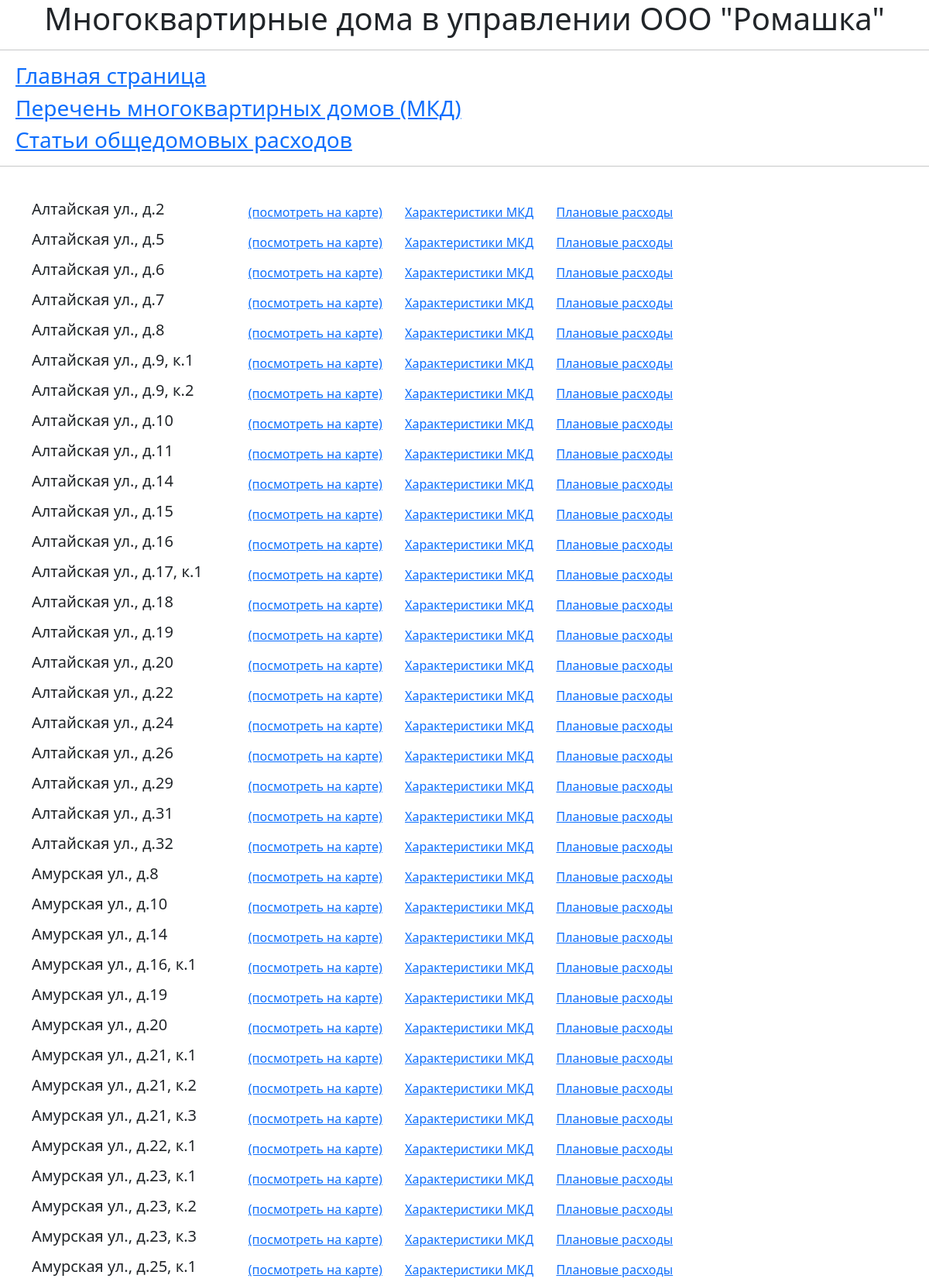
/building/ (upper part), run on the app's committed database.
### models/models.py (models this page shows)
class Building(Base):
    __tablename__ = 'specifications_building'
    __table_args__ = {'keep_existing': True}
    id = Column(Integer, primary_key=True, index=True)
    title = Column(String, index=True)
    number_of_floors = Column(Integer, default=0)
    number_of_entrances = Column(Integer, default=0)
    number_of_elevators = Column(Integer, default=0)
    number_of_chutes = Column(Integer, default=0)
    number_of_residents = Column(Integer, default=0)
    cleaning_area = Column(Float, default=0.0)
    residential_area = Column(Float, default=0.0)
    expenses = relationship('Expenses', back_populates='building')

### routers/rout_building.py (the view)
@router.get("/")
def all_buildings(db: Annotated[Session, Depends(get_db)], request: Request):
    buildings = db.scalars(select(Building)).all()
    header = 'Многоквартирные дома в управлении ООО "Ромашка"'
    return templates.TemplateResponse("buildings.html", {"request": request, "header": header, "buildings": buildings})

### templates/buildings.html
{% extends "menu.html" %}
{% block content %}
    <table>
        {% for i in buildings %}
            <tr>
                <td>
                    <h5 style="margin-left:40px;">{{ i.title }}</h5>
                </td>
                <td>
                    <a href="https://maps.google.ru/?q={{ i.title }}">
                          (посмотреть на карте)
                    </a>
                </td>
                <td> <pre>   </pre></td>
                <td>
                    <a href="/building/building_id?building_id={{ i.id }}">
                           Характеристики МКД
                    </a>
                </td>
                <td> <pre>   </pre></td>
                <td>
                    <a href="/expenses/build_id?build_id={{ i.id }}">
                           Плановые расходы
                    </a>
                </td>
            </tr>
        {% endfor %}
    </table>
{% endblock %}

### data on the page
Building: title "Алтайская ул., д.2"
Building: title "Алтайская ул., д.5"
Building: title "Алтайская ул., д.6"
Building: title "Алтайская ул., д.7"
Building: title "Алтайская ул., д.8"
Building: title "Алтайская ул., д.9, к.1"
Building: title "Алтайская ул., д.9, к.2"
Building: title "Алтайская ул., д.10"
Building: title "Алтайская ул., д.11"
Building: title "Алтайская ул., д.14"
Building: title "Алтайская ул., д.15"
Building: title "Алтайская ул., д.16"
Building: title "Алтайская ул., д.17, к.1"
Building: title "Алтайская ул., д.18"
Building: title "Алтайская ул., д.19"
Building: title "Алтайская ул., д.20"
Building: title "Алтайская ул., д.22"
Building: title "Алтайская ул., д.24"
Building: title "Алтайская ул., д.26"
Building: title "Алтайская ул., д.29"
Building: title "Алтайская ул., д.31"
Building: title "Алтайская ул., д.32"
Building: title "Амурская ул., д.8"
Building: title "Амурская ул., д.10"
Building: title "Амурская ул., д.14"
Building: title "Амурская ул., д.16, к.1"
Building: title "Амурская ул., д.19"
Building: title "Амурская ул., д.20"
Building: title "Амурская ул., д.21, к.1"
Building: title "Амурская ул., д.21, к.2"
Building: title "Амурская ул., д.21, к.3"
Building: title "Амурская ул., д.22, к.1"
Building: title "Амурская ул., д.23, к.1"
Building: title "Амурская ул., д.23, к.2"
Building: title "Амурская ул., д.23, к.3"
Building: title "Амурская ул., д.25, к.1"
